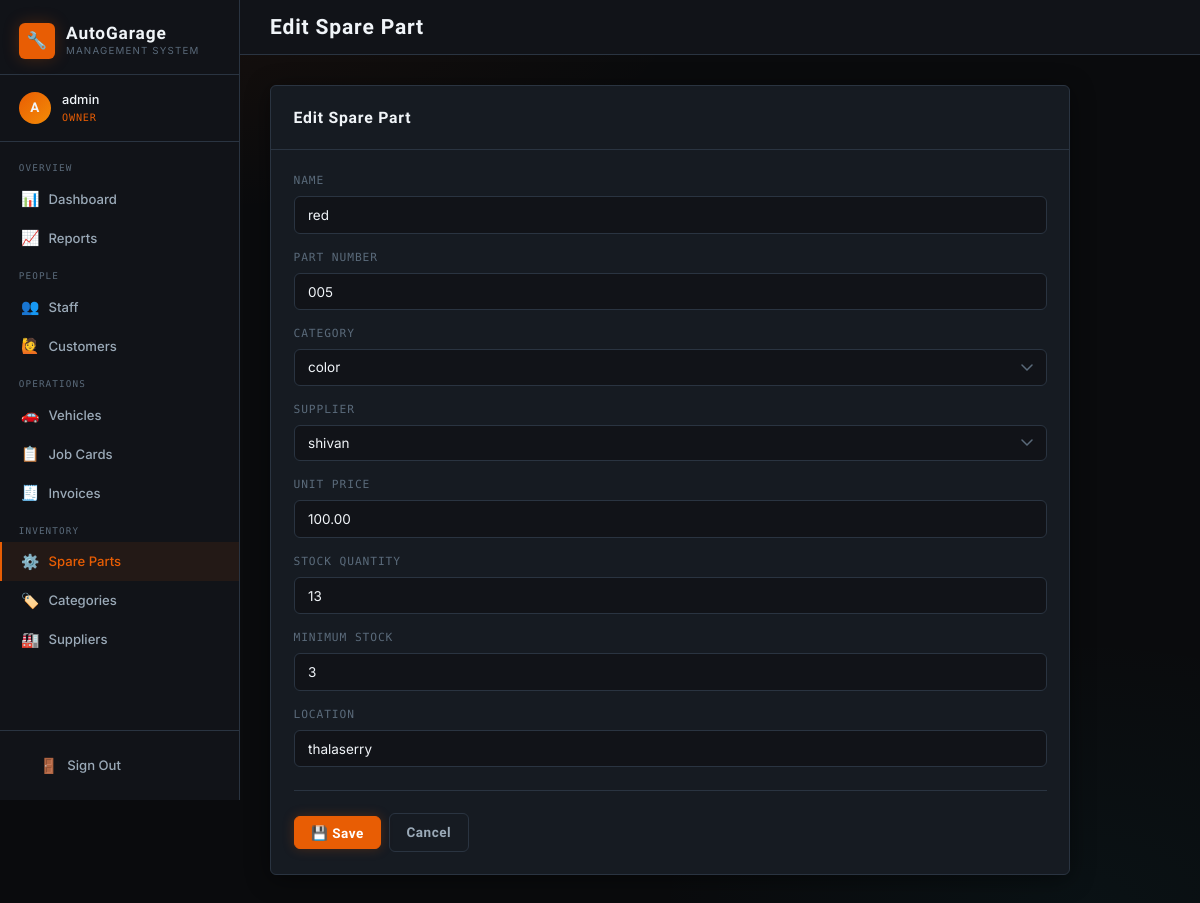
Screenshot of /parts/1/edit/ (signed in) with the database file from the repository.
### core/models.py (models this page shows, shortened)
class SparePart(models.Model):
    name = models.CharField(max_length=150)
    part_number = models.CharField(max_length=50, unique=True)
    category = models.ForeignKey(PartCategory, on_delete=models.SET_NULL, null=True)
    supplier = models.ForeignKey(Supplier, on_delete=models.SET_NULL, null=True, blank=True)
    unit_price = models.DecimalField(max_digits=10, decimal_places=2)
    stock_quantity = models.PositiveIntegerField(default=0)
    minimum_stock = models.PositiveIntegerField(default=5)
    location = models.CharField(max_length=50, blank=True)
    created_at = models.DateTimeField(auto_now_add=True)
    updated_at = models.DateTimeField(auto_now=True)

### core/views.py (the view)
# urls.py: path('parts/<int:pk>/edit/', views.part_edit, name='part_edit'),
@login_required
@role_required('owner', 'store_manager')
def part_edit(request, pk):
    part = get_object_or_404(SparePart, pk=pk)
    form = SparePartForm(request.POST or None, instance=part)
    if request.method == 'POST' and form.is_valid():
        form.save()
        messages.success(request, "Part updated.")
        return redirect('parts_list')
    return render(request, 'core/part_form.html', {'form': form, 'title': 'Edit Spare Part'})

### core/forms.py
class SparePartForm(forms.ModelForm):
    class Meta:
        model = SparePart
        fields = ['name', 'part_number', 'category', 'supplier', 'unit_price', 'stock_quantity', 'minimum_stock', 'location']
        widgets = {
            'name': forms.TextInput(attrs={'class': 'form-input'}),
            'part_number': forms.TextInput(attrs={'class': 'form-input'}),
            'category': forms.Select(attrs={'class': 'form-input'}),
            'supplier': forms.Select(attrs={'class': 'form-input'}),
            'unit_price': forms.NumberInput(attrs={'class': 'form-input', 'step': '0.01'}),
            'stock_quantity': forms.NumberInput(attrs={'class': 'form-input'}),
            'minimum_stock': forms.NumberInput(attrs={'class': 'form-input'}),
            'location': forms.TextInput(attrs={'class': 'form-input'}),
        }

### core/models.py (called while the page is built)
    def __str__(self):
        return self.name

    def __str__(self):
        return self.name

### core/views.py (called while the page is built)
def role_required(*roles):
    def decorator(view_func):
        @wraps(view_func)
        def wrapper(request, *args, **kwargs):
            if not request.user.is_authenticated:
                return redirect('login')
            try:
                profile = request.user.profile
                if profile.role in roles or request.user.is_superuser:
                    return view_func(request, *args, **kwargs)
            except UserProfile.DoesNotExist:
                if request.user.is_superuser:
                    return view_func(request, *args, **kwargs)
            messages.error(request, "You don't have permission to access that page.")
            return redirect('dashboard')
        return wrapper
    return decorator

### core/templates/core/part_form.html (shortened to what this page needs)
{% extends 'core/base.html' %}
{% block page_title %}{{ title }}{% endblock %}
{% block content %}
<div class="card" style="max-width:800px;">
  <div class="card-header"><span class="card-title">{{ title }}</span></div>
  <div class="card-body">
    <form method="post">
      {% for field in form %}
      <div class="form-group mb-2">
        <label for="{{ field.id_for_label }}">{{ field.label }}</label>
        {{ field }}
      </div>
      {% endfor %}
      <hr class="divider">
      <div class="flex gap-2">
        <button type="submit" class="btn btn-primary">💾 Save</button>
        <a href="javascript:history.back()" class="btn btn-secondary">Cancel</a>
      </div>
    </form>
  </div>
</div>
{% endblock %}

### core/templates/core/base.html (shortened to what this page needs)
{% load static %}
<!DOCTYPE html>
<html lang="en">
<head>
  <link rel="stylesheet" href="{% static 'core/css/style.css' %}">
</head>
<body>
<div class="layout">
  <aside class="sidebar">
    <div class="sidebar-brand">
      <a href="{% url 'dashboard' %}" class="logo">
        <div class="logo-icon">🔧</div>
        <div>
          <div class="logo-text">AutoGarage</div>
          <div class="logo-sub">Management System</div>
        </div>
      </a>
    </div>
    <div class="sidebar-user">
      <div class="user-avatar">{{ request.user.username|first|upper }}</div>
      <div>
        <div class="user-name">{{ request.user.get_full_name|default:request.user.username }}</div>
        <div class="user-role">
          {% if request.user.is_superuser %}Owner{% else %}{{ request.user.profile.get_role_display }}{% endif %}
        </div>
      </div>
    </div>
    <nav class="sidebar-nav">
      {% with role=request.user.profile.role|default:"owner" %}
      {% if request.user.is_superuser or role == "owner" %}
      <div class="nav-section">
        <div class="nav-section-label">Overview</div>
        <a href="{% url 'owner_dashboard' %}" class="nav-link {% if request.resolver_match.url_name == 'owner_dashboard' %}active{% endif %}">
          <span class="icon">📊</span><span>Dashboard</span>
        </a>
        <a href="{% url 'reports' %}" class="nav-link {% if request.resolver_match.url_name == 'reports' %}active{% endif %}">
          <span class="icon">📈</span><span>Reports</span>
        </a>
      </div>
      <div class="nav-section">
        <div class="nav-section-label">People</div>
        <a href="{% url 'staff_list' %}" class="nav-link {% if 'staff' in request.resolver_match.url_name %}active{% endif %}">
          <span class="icon">👥</span><span>Staff</span>
        </a>
        <a href="{% url 'customer_list' %}" class="nav-link {% if 'customer' in request.resolver_match.url_name %}active{% endif %}">
          <span class="icon">🙋</span><span>Customers</span>
        </a>
      </div>
      <div class="nav-section">
        <div class="nav-section-label">Operations</div>
        <a href="{% url 'vehicle_list' %}" class="nav-link {% if 'vehicle' in request.resolver_match.url_name %}active{% endif %}">
          <span class="icon">🚗</span><span>Vehicles</span>
        </a>
        <a href="{% url 'job_list' %}" class="nav-link {% if 'job' in request.resolver_match.url_name %}active{% endif %}">
          <span class="icon">📋</span><span>Job Cards</span>
        </a>
        <a href="{% url 'invoice_list' %}" class="nav-link {% if 'invoice' in request.resolver_match.url_name %}active{% endif %}">
          <span class="icon">🧾</span><span>Invoices</span>
        </a>
      </div>
      <div class="nav-section">
        <div class="nav-section-label">Inventory</div>
        <a href="{% url 'parts_list' %}" class="nav-link {% if 'part' in request.resolver_match.url_name %}active{% endif %}">
          <span class="icon">⚙️</span><span>Spare Parts</span>
        </a>
        <a href="{% url 'category_list' %}" class="nav-link {% if 'category' in request.resolver_match.url_name %}active{% endif %}">
          <span class="icon">🏷️</span><span>Categories</span>
        </a>
        <a href="{% url 'supplier_list' %}" class="nav-link {% if 'supplier' in request.resolver_match.url_name %}active{% endif %}">
          <span class="icon">🏭</span><span>Suppliers</span>
        </a>
      </div>
      {% endif %}
      {% endwith %}
    </nav>
    <div class="sidebar-footer">
      <a href="{% url 'logout' %}" class="nav-link">
        <span class="icon">🚪</span><span>Sign Out</span>
      </a>
    </div>
  </aside>
  <div class="main">
    <div class="topbar">
      <div class="page-title">
        {% block page_title %}Dashboard{% endblock %}
      </div>
    </div>
    <div class="content">
      {% block content %}{% endblock %}
    </div>
  </div>
</div>
</body>
</html>

### rows the page displays
SparePart: form "red" "005" "color" "shivan" "100.00" "13" "3" "thalaserry"

### other values shown
{{ request.user.username|first|upper }} "A"
{{ request.user.get_full_name|default:request.user.username }} "admin"
{{ title }} "Edit Spare Part"
{{ field.label }} "NAME" "PART NUMBER" "CATEGORY" "SUPPLIER" "UNIT PRICE" "STOCK QUANTITY" "MINIMUM STOCK" "LOCATION"
